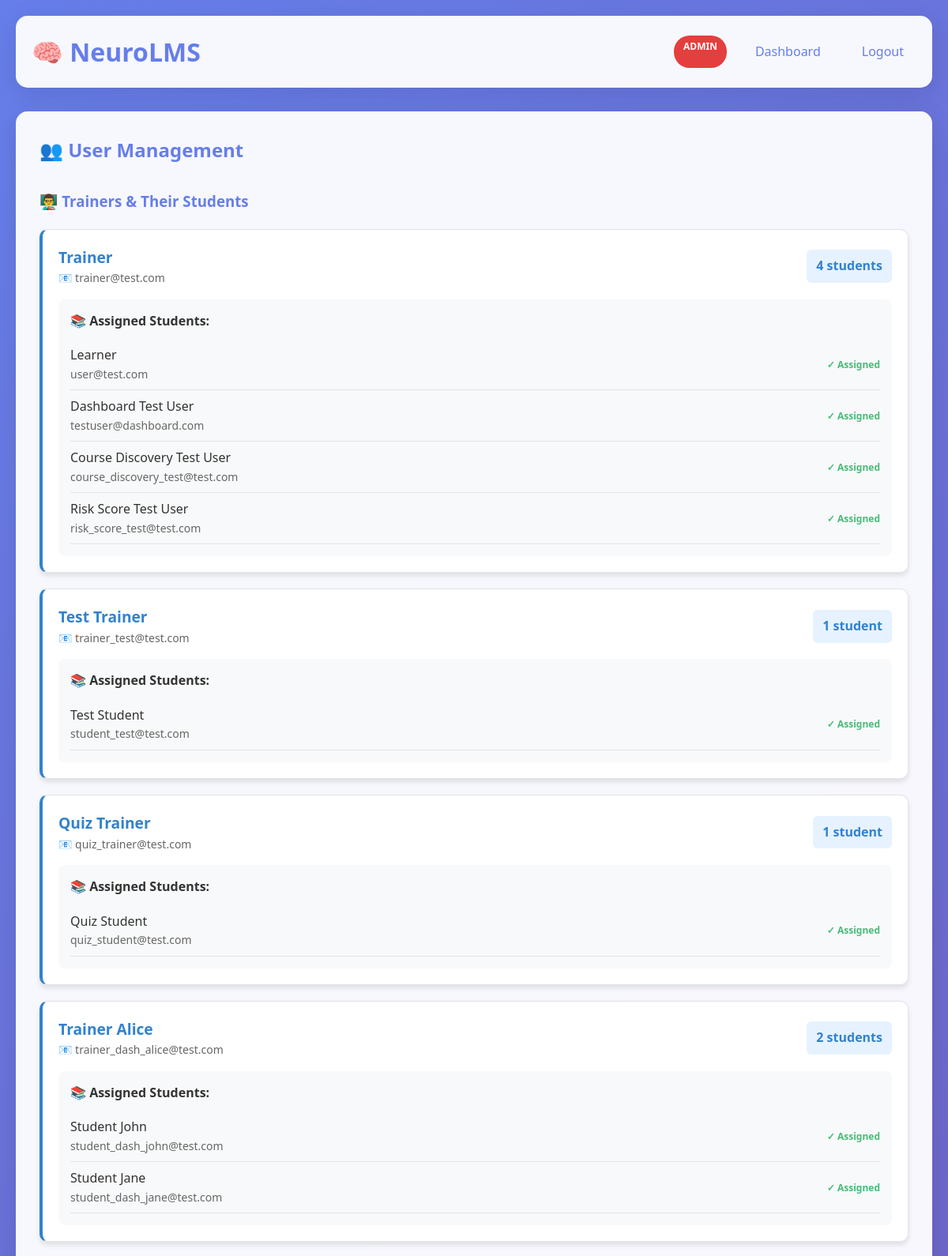
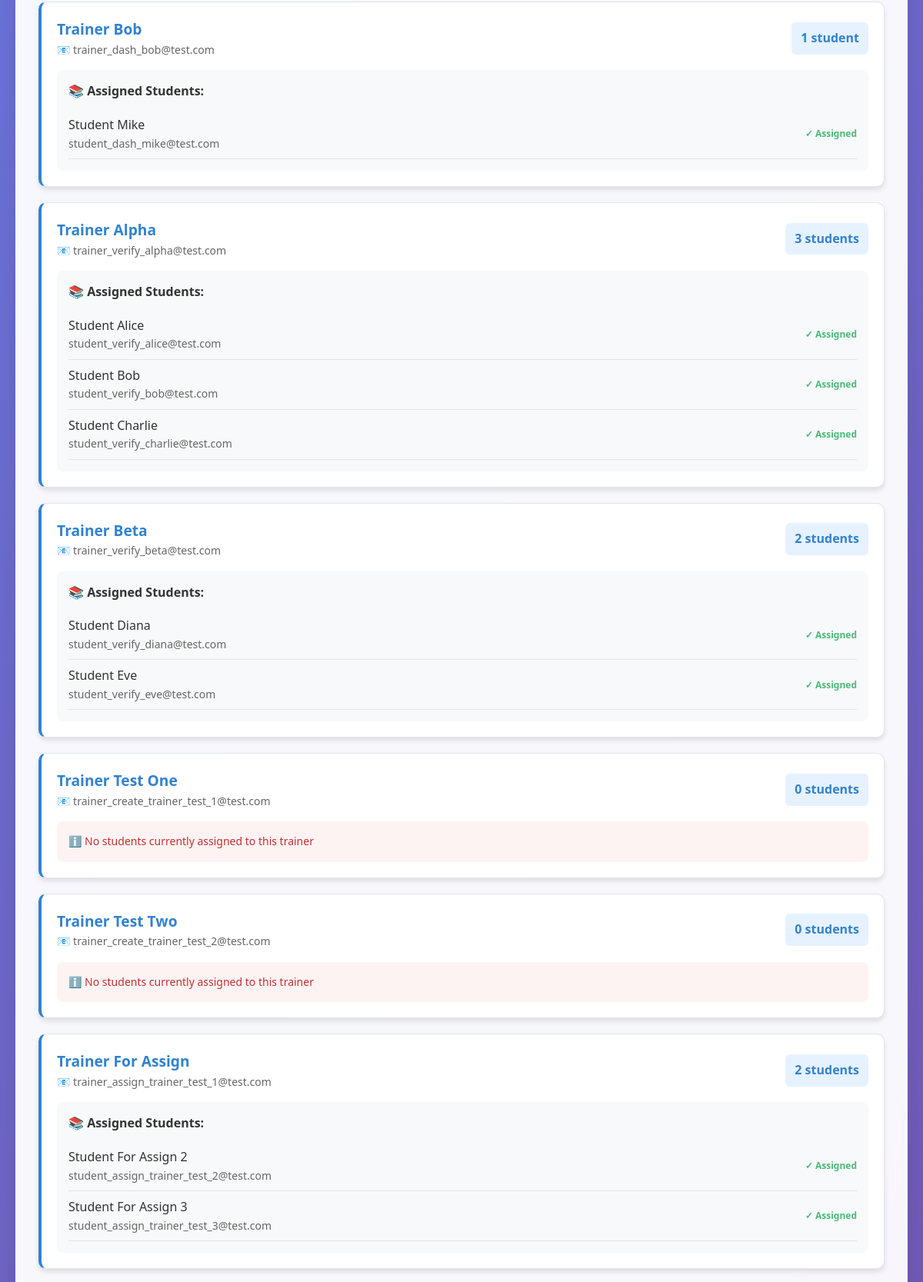
The app's page /manage_users (signed in, upper part) with its own data (2 pictures, top to bottom).
### app.py (models this page shows)
class User(db.Model):
    id = db.Column(db.Integer, primary_key=True)
    name = db.Column(db.String(100))
    email = db.Column(db.String(100))
    password = db.Column(db.String(100))
    role = db.Column(db.String(50))
    trainer_id = db.Column(db.Integer, db.ForeignKey('user.id'), nullable=True)
    trainer = db.relationship('User', remote_side=[id], backref='students')

### app.py (the view)
@app.route("/manage_users")
def manage_users():
    if session.get("role") != "admin":
        return "Unauthorized Access"
    trainers = User.query.filter_by(role="trainer").all()
    trainer_data = []
    for trainer in trainers:
        students = User.query.filter_by(trainer_id=trainer.id, role="user").all()
        trainer_data.append({
            'trainer': trainer,
            'students': students
        })
    unassigned_users = User.query.filter_by(trainer_id=None, role="user").all()
    return render_template(
        "manage_users.html",
        trainer_data=trainer_data,
        unassigned_users=unassigned_users,
        session=session
    )

### templates/manage_users.html (shortened to what this page needs)
{% extends "base.html" %}
{% block content %}
<h2 style="color: #667eea; margin-bottom: 30px;">👥 User Management</h2>
<div>
    <h3 style="color: #667eea; margin-bottom: 20px;">👨‍🏫 Trainers & Their Students</h3>
    {% if trainer_data %}
        {% for item in trainer_data %}
        <div class="course-card" style="border-left: 4px solid #3182ce; margin-bottom: 20px;">
            <div style="display: flex; justify-content: space-between; align-items: center; margin-bottom: 15px;">
                <div>
                    <div class="course-title" style="color: #3182ce; margin: 0;">
                        {{ item.trainer.name }}
                    </div>
                    <div style="color: #666; font-size: 14px;">
                        📧 {{ item.trainer.email }}
                    </div>
                </div>
                <div style="background: #e6f2ff; padding: 8px 12px; border-radius: 6px; font-weight: bold; color: #3182ce;">
                    {{ item.students|length }} {{ "student" if item.students|length == 1 else "students" }}
                </div>
            </div>
            {% if item.students %}
                <div style="background: #f8f9fa; padding: 15px; border-radius: 8px; margin-top: 10px;">
                    <div style="font-weight: 600; color: #333; margin-bottom: 10px;">📚 Assigned Students:</div>
                    <ul style="list-style: none; padding: 0; margin: 0;">
                        {% for student in item.students %}
                        <li style="padding: 8px 0; border-bottom: 1px solid #e1e5e9; display: flex; justify-content: space-between; align-items: center;">
                            <div>
                                <div style="font-weight: 500; color: #333;">{{ student.name }}</div>
                                <div style="font-size: 14px; color: #666;">{{ student.email }}</div>
                            </div>
                            <div style="color: #48bb78; font-size: 12px; font-weight: bold;">✓ Assigned</div>
                        </li>
                        {% endfor %}
                    </ul>
                </div>
            {% else %}
                <div style="background: #fef3f3; padding: 15px; border-radius: 8px; margin-top: 10px; color: #c53030; font-size: 14px;">
                    ℹ️ No students currently assigned to this trainer
                </div>
            {% endif %}
        </div>
        {% endfor %}
    {% else %}
        <div class="card" style="background: #fef3f3; border-left: 4px solid #e53e3e;">
            <p style="color: #c53030; margin: 0;">
                ⚠️ No trainers found in the system
            </p>
        </div>
    {% endif %}
</div>
                {% set total_assigned = trainer_data|map(attribute='students')|map('length')|sum %}
{% endblock %}

### templates/base.html (style rules this page uses)
* { margin: 0; padding: 0; box-sizing: border-box; }
body { font-family: 'Segoe UI', Tahoma, Geneva, Verdana, sans-serif; line-height: 1.6; color: #333; background: linear-gradient(135deg, #667eea 0%, #764ba2 100%); min-height: 100vh; }
.course-card { background: white; border-radius: 10px; padding: 20px; margin-bottom: 20px; box-shadow: 0 4px 6px rgba(0, 0, 0, 0.1); border: 1px solid #e1e5e9; }
.course-title { color: #667eea; font-size: 1.2em; font-weight: bold; margin-bottom: 10px; }

### records on screen
User: trainer.name "Trainer", trainer.email "trainer@test.com"
User: name "Learner", email "user@test.com"
User: name "Dashboard Test User", email "testuser@dashboard.com"
User: name "Course Discovery Test User", email "course_discovery_test@test.com"
User: name "Risk Score Test User", email "risk_score_test@test.com"
User: trainer.name "Test Trainer", trainer.email "trainer_test@test.com"
User: name "Test Student", email "student_test@test.com"
User: trainer.name "Quiz Trainer", trainer.email "quiz_trainer@test.com"
User: name "Quiz Student", email "quiz_student@test.com"
User: trainer.name "Trainer Alice", trainer.email "trainer_dash_alice@test.com"
User: name "Student John", email "student_dash_john@test.com"
User: name "Student Jane", email "student_dash_jane@test.com"
User: trainer.name "Trainer Bob", trainer.email "trainer_dash_bob@test.com"
User: name "Student Mike", email "student_dash_mike@test.com"
User: trainer.name "Trainer Alpha", trainer.email "trainer_verify_alpha@test.com"
User: name "Student Alice", email "student_verify_alice@test.com"
User: name "Student Bob", email "student_verify_bob@test.com"
User: name "Student Charlie", email "student_verify_charlie@test.com"
User: trainer.name "Trainer Beta", trainer.email "trainer_verify_beta@test.com"
User: name "Student Diana", email "student_verify_diana@test.com"
User: name "Student Eve", email "student_verify_eve@test.com"
User: trainer.name "Trainer Test One", trainer.email "trainer_create_trainer_test_1@test.com"
User: trainer.name "Trainer Test Two", trainer.email "trainer_create_trainer_test_2@test.com"
User: trainer.name "Trainer For Assign", trainer.email "trainer_assign_trainer_test_1@test.com"
User: name "Student For Assign 2", email "student_assign_trainer_test_2@test.com"
User: name "Student For Assign 3", email "student_assign_trainer_test_3@test.com"

### other values on screen
{{ session.role }} "ADMIN"
{{ item.students|length }} "4" "1" "1" "2" "1" "3" "2" "0" "0" "2"
{{ "student" if item.students|length == 1 else "students" }} "students" "student" "student" "students" "student" "students" "students" "students" "students" "students"
